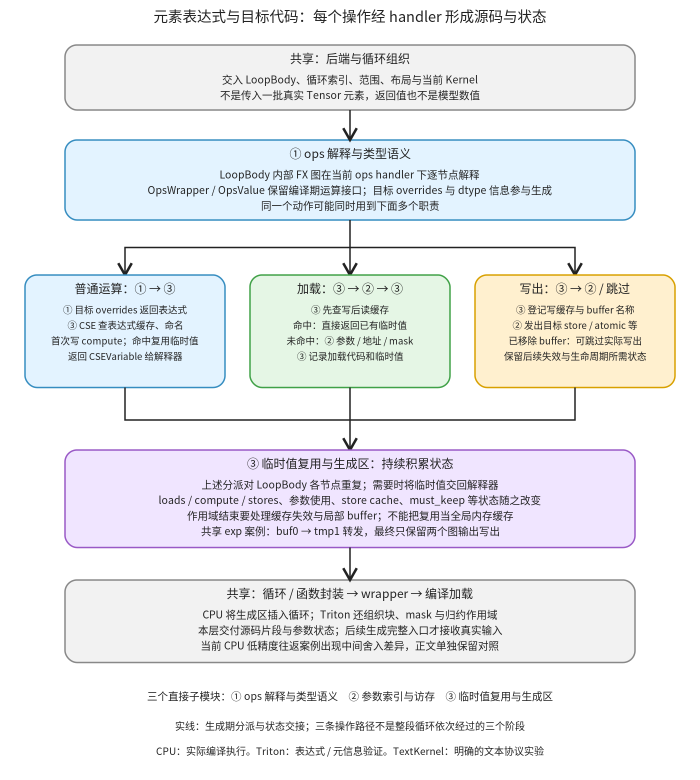
#> input picture torch/compile/inductor/assets/element-codegen.png, 1400 x 1560 px (shown at 1/2 size)
$ python element_codegen_flow.py
#> lines starting #> are read from the running program, lines starting #| are printed output that depends on the picture
"""元素 handler 的逐操作分派；三个职责交错参与，不画成三个串行编译阶段。"""
from pathlib import Path
from html import escape
import cairosvg
from PIL import Image,ImageOps
P=Path(__file__).resolve().parent
s=['<svg xmlns="http://www.w3.org/2000/svg" width="1400" height="1560" viewBox="0 0 1400 1560"><defs><marker id="a" markerWidth="9" markerHeight="9" refX="7" refY="4" orient="auto"><path d="M0 0 L7 4 L0 8" fill="none" stroke="#222" stroke-width="1.5"/></marker></defs><rect width="1400" height="1560" fill="white"/><g font-family="Noto Sans CJK SC,sans-serif" fill="#222">']
def t(x,y,text,z=21):s.append(f'<text x="{x}" y="{y}" text-anchor="middle" font-size="{z}">{escape(text)}</text>')
def box(x,y,w,h,title,lines,color,z=21):
#> called with x = 130, y = 90, w = 1140, h = 130, title = '共享：后端与循环组织', color = ('#f2f2f2', '#888'), z = 21
 fill,stroke=color;s.append(f'<rect x="{x}" y="{y}" width="{w}" height="{h}" rx="24" fill="{fill}" stroke="{stroke}" stroke-width="3"/>');t(x+w/2,y+36,title,24)
 for i,line in enumerate(lines):t(x+w/2,y+77+i*31,line,z)
def e(d):s.append(f'<path d="{d}" fill="none" stroke="#222" stroke-width="3" marker-end="url(#a)"/>')
t(700,44,'元素表达式与目标代码：每个操作经 handler 形成源码与状态',29)
box(130,90,1140,130,'共享：后端与循环组织',['交入 LoopBody、循环索引、范围、布局与当前 Kernel','不是传入一批真实 Tensor 元素，返回值也不是模型数值'],('#f2f2f2','#888'))
box(130,280,1140,160,'① ops 解释与类型语义',['LoopBody 内部 FX 图在当前 ops handler 下逐节点解释','OpsWrapper / OpsValue 保留编译期运算接口；目标 overrides 与 dtype 信息参与生成','同一个动作可能同时用到下面多个职责'],('#e3f3ff','#368dc0'))
e('M700 220 V280');e('M700 440 V495 H250 V550');e('M700 495 V550');e('M700 495 H1150 V550')
box(50,550,400,225,'普通运算：① → ③',['① 目标 overrides 返回表达式','③ CSE 查表达式缓存、命名','首次写 compute；命中复用临时值','返回 CSEVariable 给解释器'],('#e3f3ff','#368dc0'),19)
box(500,550,400,225,'加载：③ → ② → ③',['③ 先查写后读缓存','命中：直接返回已有临时值','未命中：② 参数 / 地址 / mask','③ 记录加载代码和临时值'],('#e5f6e5','#40a147'),19)
box(950,550,400,225,'写出：③ → ② / 跳过',['③ 登记写缓存与 buffer 名称','② 发出目标 store / atomic 等','已移除 buffer：可跳过实际写出','保留后续失效与生命周期所需状态'],('#fff0cf','#d8a000'),19)
s.append('<path d="M250 775 V840 H1150 V775 M700 775 V840" fill="none" stroke="#222" stroke-width="3"/>');e('M700 840 V900')
box(130,900,1140,195,'③ 临时值复用与生成区：持续积累状态',['上述分派对 LoopBody 各节点重复；需要时将临时值交回解释器','loads / compute / stores、参数使用、store cache、must_keep 等状态随之改变','作用域结束要处理缓存失效与局部 buffer；不能把复用当全局内存缓存','共享 exp 案例：buf0 → tmp1 转发，最终只保留两个图输出写出'],('#f0e5ff','#9959c6'))
box(130,1160,1140,165,'共享：循环 / 函数封装 → wrapper → 编译加载',['CPU 将生成区插入循环；Triton 还组织块、mask 与归约作用域','本层交付源码片段与参数状态；后续生成完整入口才接收真实输入','当前 CPU 低精度往返案例出现中间舍入差异，正文单独保留对照'],('#f2f2f2','#888'))
e('M700 1095 V1160')
t(700,1400,'三个直接子模块：① ops 解释与类型语义　② 参数索引与访存　③ 临时值复用与生成区',21)
t(700,1460,'实线：生成期分派与状态交接；三条操作路径不是整段循环依次经过的三个阶段',20)
t(700,1510,'CPU：实际编译执行。Triton：表达式 / 元信息验证。TextKernel：明确的文本协议实验',20)
s.append('</g></svg>');svg=''.join(s);(P/'element-codegen.svg').write_text(svg);cairosvg.svg2png(bytestring=svg.encode(),write_to=str(P/'element-codegen.png'))
#> (this line was passed over: cairosvg is not available in this run)
im=Image.open(P/'element-codegen.png').convert('RGB');im.thumbnail((950,1100));out=Image.new('RGB',(im.width*2,im.height),'white');out.paste(im,(0,0));out.paste(ImageOps.grayscale(im).convert('RGB'),(im.width,0));out.save(P/'element-codegen-review.png')
#> further down, im is the input picture: PIL image 1400x1560 RGB; mean R, G, B 236, 237.2, 239.3
#> after `im.thumbnail((950, 1100))`:
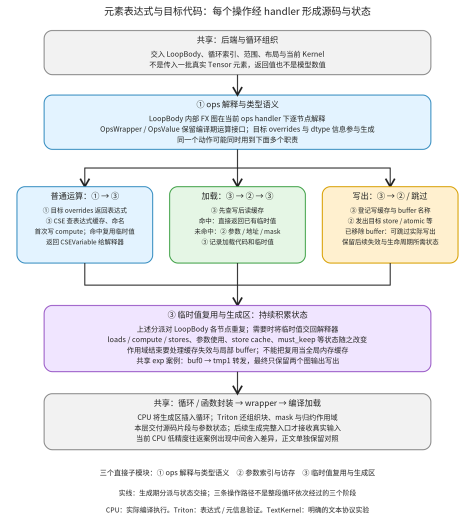
#> im: PIL image 950x1059 RGB (shown at 1/2 size); mean R, G, B 235.9, 237.1, 239.1
#> after `out = Image.new('RGB', (im.width * 2, im.height), 'white')`: out: PIL image 1900x1059 RGB; every value is 255
#> after `out.paste(im, (0, 0))`:
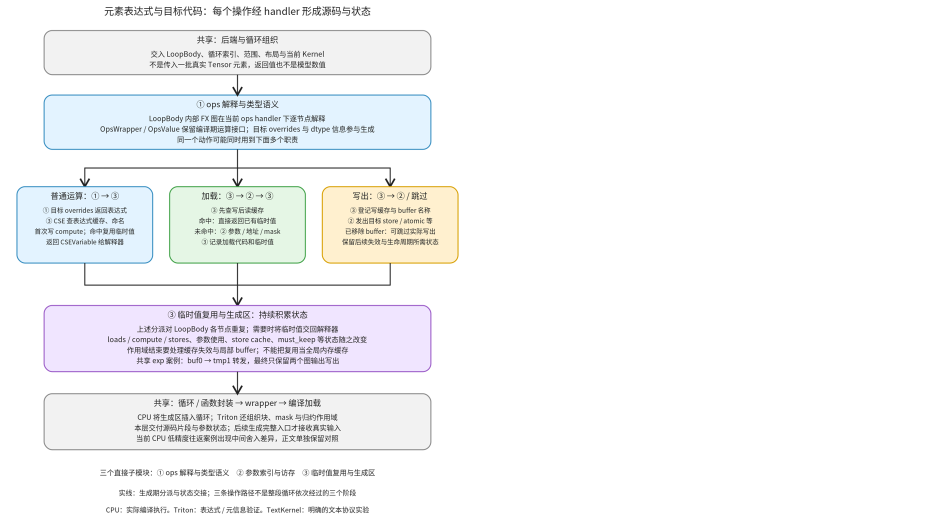
#> out: PIL image 1900x1059 RGB (shown at 1/2 size); mean R, G, B 245.4, 246, 247.1
#> after `out.paste(ImageOps.grayscale(im).convert('RGB'), (im.width, 0))`:
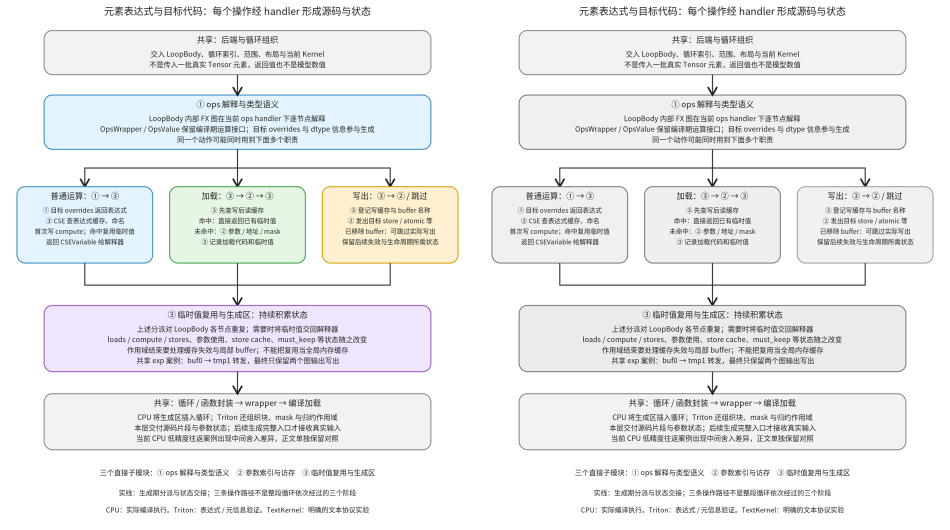
#> out: PIL image 1900x1059 RGB (shown at 1/2 size); mean R, G, B 236.4, 237, 238.1

$ run again, with torch/compile/inductor/assets/algorithm-selection-review.png copied over torch/compile/inductor/assets/element-codegen.png
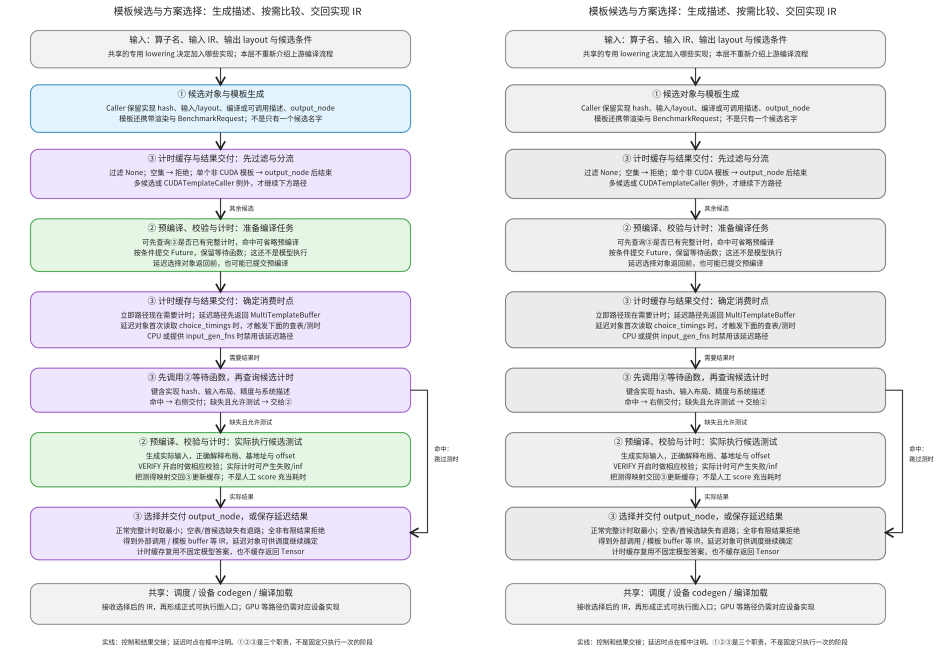
#> input picture torch/compile/inductor/assets/algorithm-selection-review.png, 1900 x 1330 px (shown at 1/2 size)
#> im is the input picture: PIL image 1900x1330 RGB; mean R, G, B 235, 235.3, 237.8
#> `im.thumbnail((950, 1100))`:
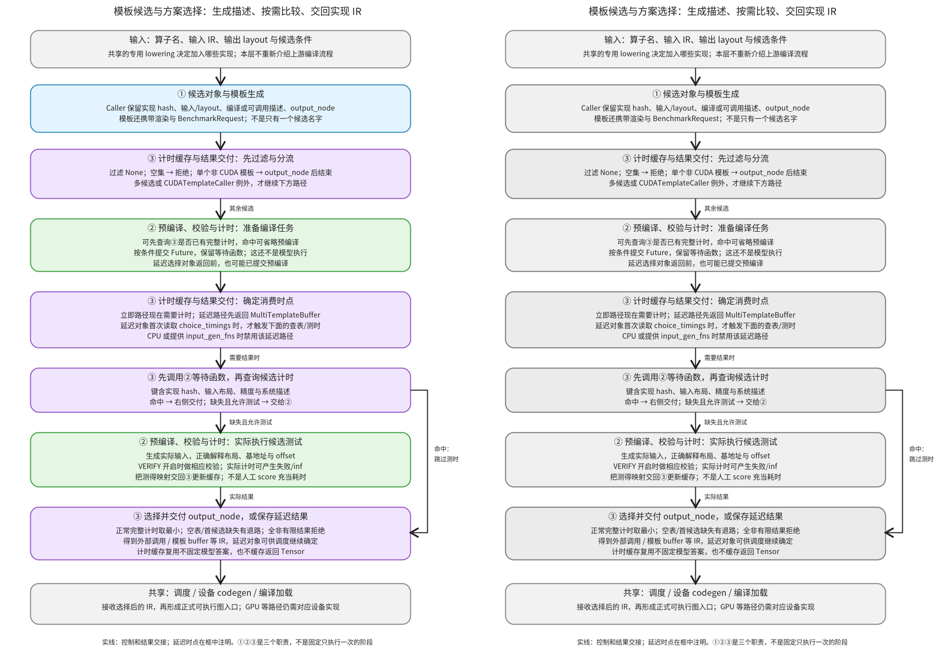
#> im: PIL image 950x665 RGB; mean R, G, B 234.9, 235.2, 237.7
#> out: PIL image 1900x665 RGB; every value is 255
#> `out.paste(ImageOps.grayscale(im).convert('RGB'), (im.width, 0))`:
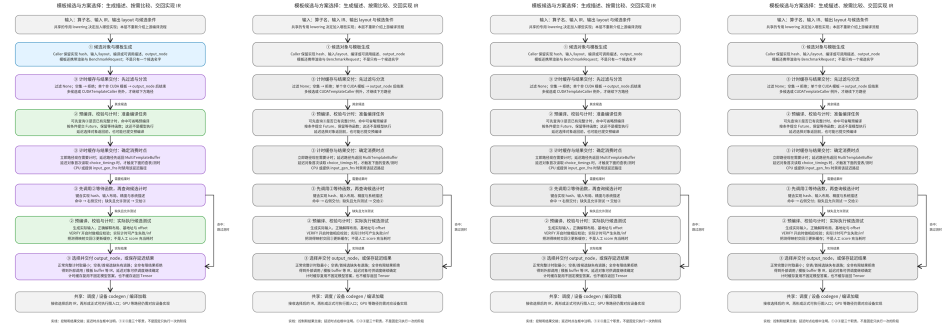
#> out: PIL image 1900x665 RGB (shown at 1/2 size); mean R, G, B 235.2, 235.3, 236.5

$ run again, with torch/compile/inductor/assets/algorithm-selection.png copied over torch/compile/inductor/assets/element-codegen.png
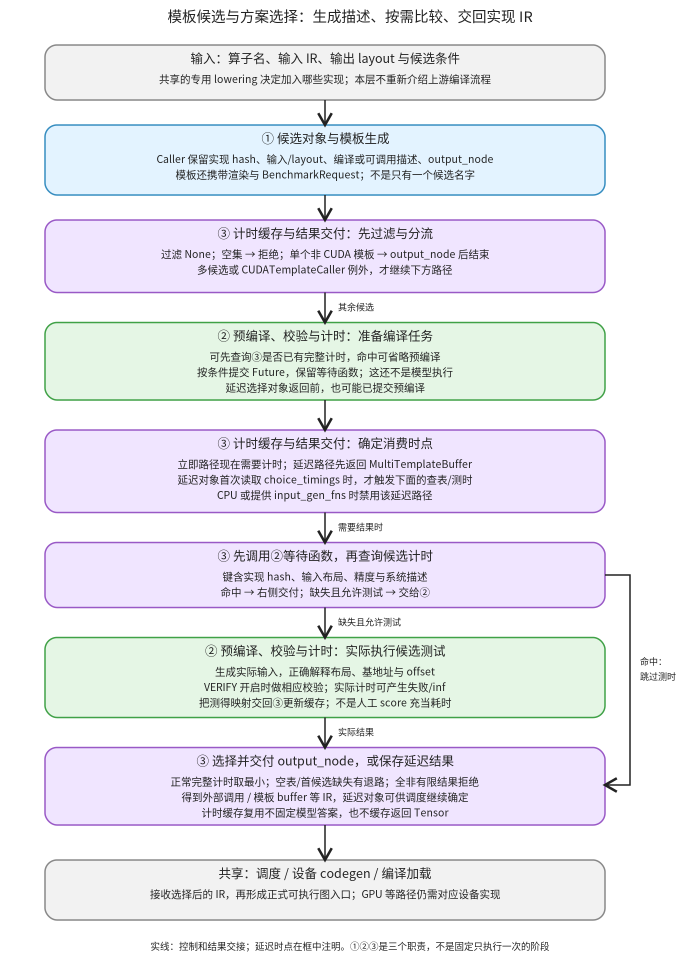
#> input picture torch/compile/inductor/assets/algorithm-selection.png, 1400 x 1960 px (shown at 1/2 size)
#> im is the input picture: PIL image 1400x1960 RGB; mean R, G, B 234.7, 235.1, 240.4
#> `im.thumbnail((950, 1100))`:
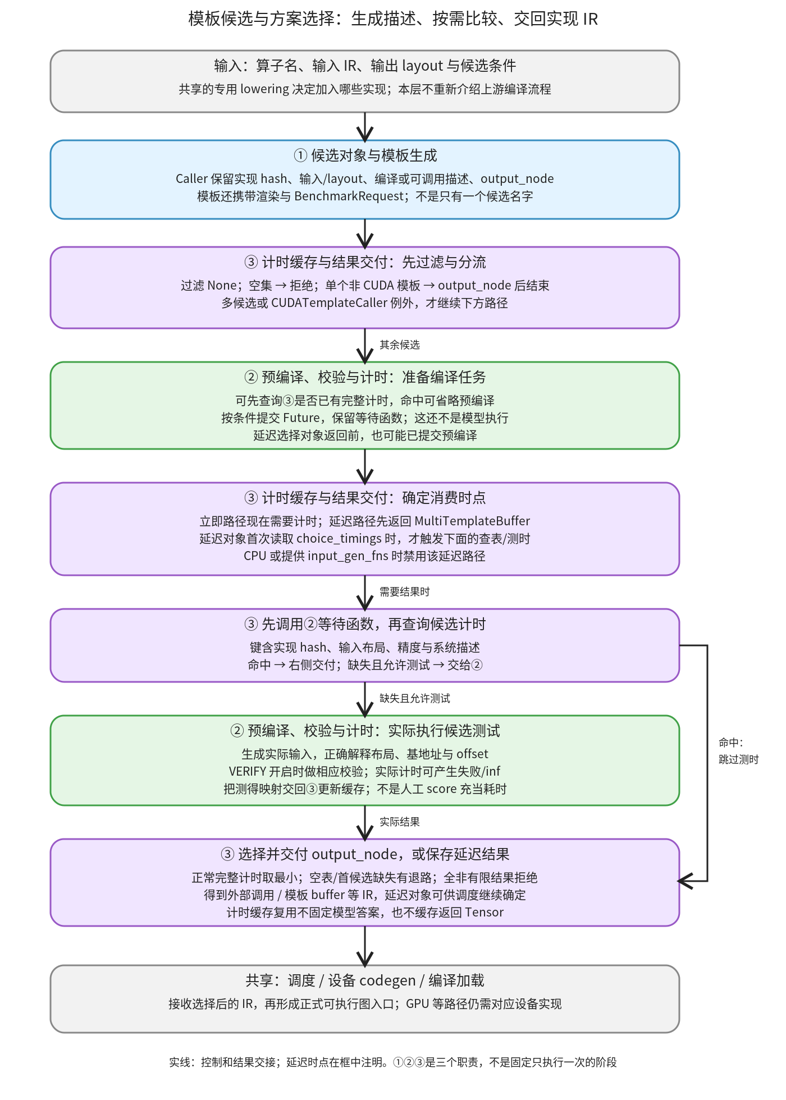
#> im: PIL image 786x1100 RGB; mean R, G, B 234.6, 235, 240.2
#> out: PIL image 1572x1100 RGB; every value is 255
#> `out.paste(ImageOps.grayscale(im).convert('RGB'), (im.width, 0))`:
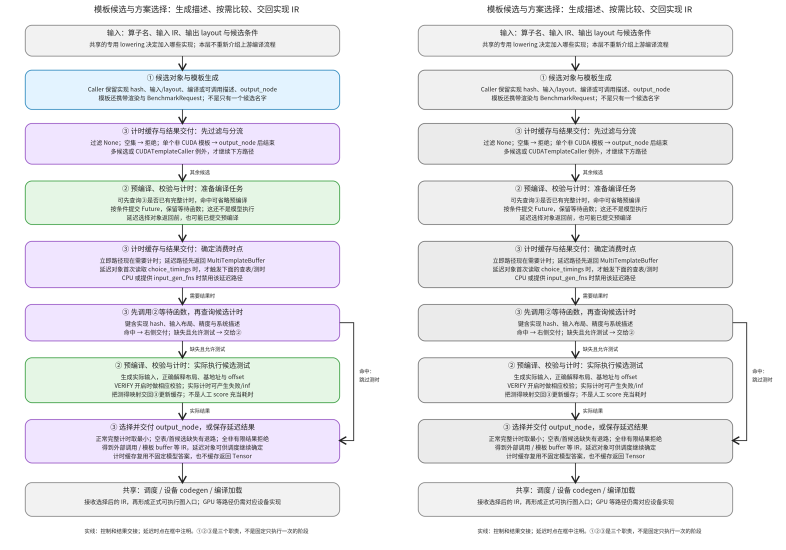
#> out: PIL image 1572x1100 RGB (shown at 1/2 size); mean R, G, B 235, 235.3, 237.8

$ run again, with torch/compile/inductor/assets/backend-dispatch-review.png copied over torch/compile/inductor/assets/element-codegen.png
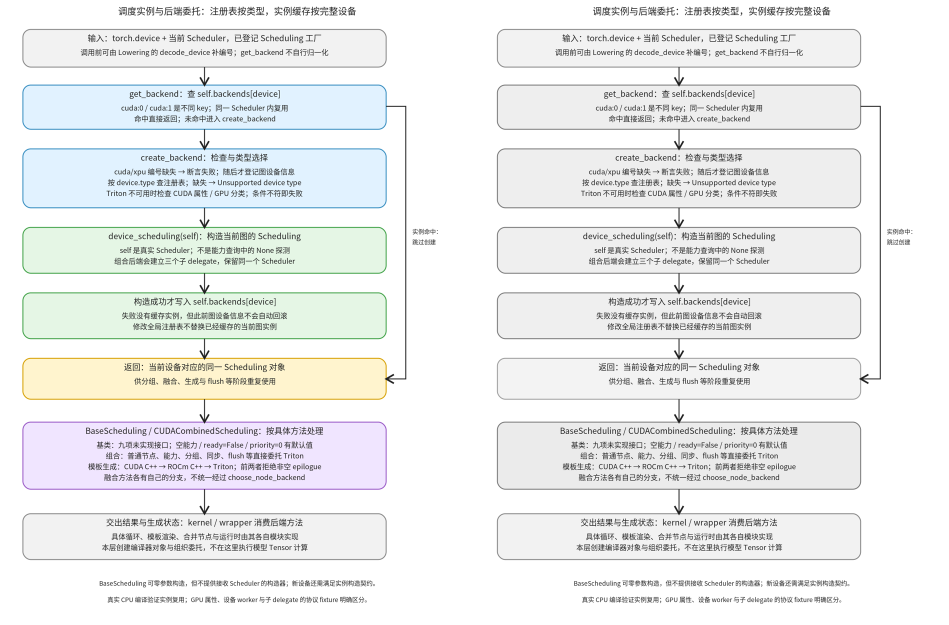
#> input picture torch/compile/inductor/assets/backend-dispatch-review.png, 1898 x 1250 px (shown at 1/2 size)
#> im is the input picture: PIL image 1898x1250 RGB; mean R, G, B 236.6, 238.1, 237.9
#> `im.thumbnail((950, 1100))`:
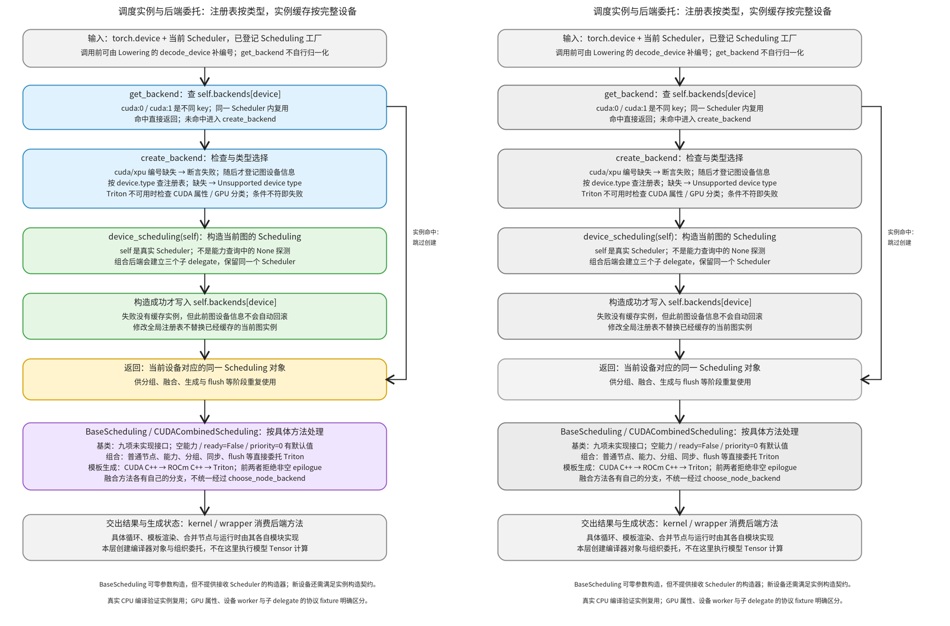
#> im: PIL image 950x626 RGB; mean R, G, B 236.5, 238, 237.8
#> out: PIL image 1900x626 RGB; every value is 255
#> `out.paste(ImageOps.grayscale(im).convert('RGB'), (im.width, 0))`:
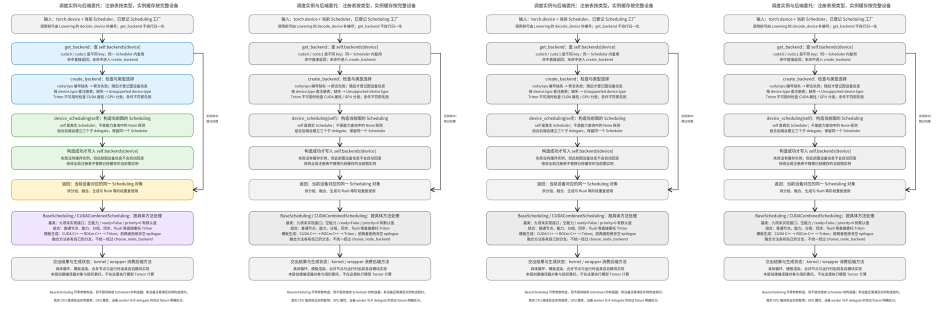
#> out: PIL image 1900x626 RGB (shown at 1/2 size); mean R, G, B 237, 237.8, 237.6
